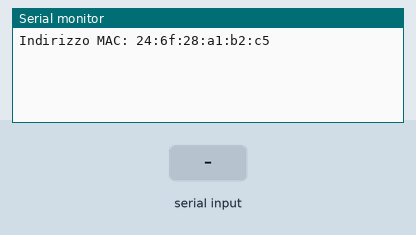
Simulated run of this sketch. Board: ESP32. On the bench: the last lines printed to the serial monitor. The test bench sets the inputs (shaded band). Nothing arrives over Bluetooth unless stated.

Above: at 1.2 s.
1.3 s: "1" received over the second serial link
At 2.5 s:
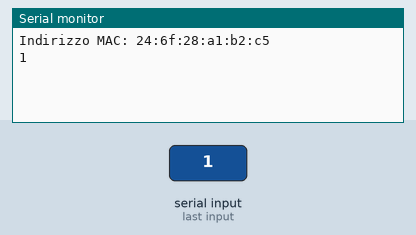
2.8 s: "0" received over the second serial link
At 3.6 s:
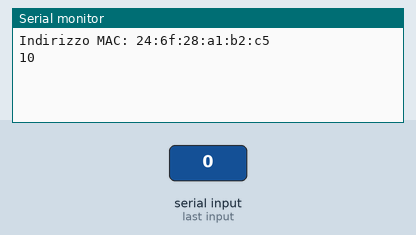

The sketch:

ble.ino
```cpp
#include "BluetoothSerial.h"

BluetoothSerial ESP_BT;
uint8_t MAC_Address[6];
String mac_str;  // stringa a cui sarà assegnato il MAC

void setup() {
  Serial.begin(115200);

  // nome del dispositivo da visualizzare all'accoppiamento
  ESP_BT.begin("Ciao, sono ESP32");

  mac_str = ESP_BT.getBtAddressString();  // recupero il MAC
  Serial.print("Indirizzo MAC: ");
  Serial.println(mac_str.c_str());
}

void loop() {
  if (Serial.available()) {
    ESP_BT.write(Serial.read());
  }
  if (ESP_BT.available()) {
    Serial.write(ESP_BT.read());
  }
  delay(20);
}
```

Measured:
- after the input at 1.3 s, the serial monitor: prints a new line at once (image 1)
- after the input at 2.8 s, the serial monitor: prints a new line at once (image 2)
